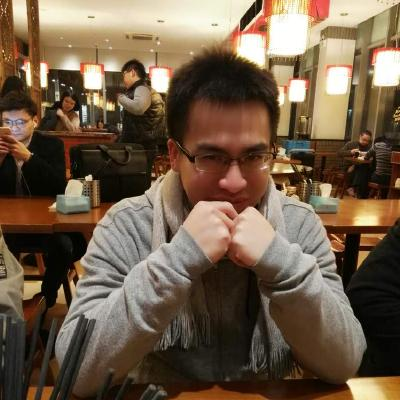
#> input picture 0000/linjie.jpg, 400 x 400 px
$ python 0000_back.py   (older library calls are emulated)
#> lines starting #> are read from the running program, lines starting #| are printed output that depends on the picture
from PIL import Image
from PIL import ImageDraw
from PIL import ImageFont
font = ImageFont.truetype("simsun.ttc",36)
text ="4"
pic = "linjie.jpg"
linjie = Image.open(pic)
#> linjie is the input picture: PIL image 400x400 RGB; mean R, G, B 112.1, 92.4, 72.3

a = Image.new("RGB",[1024,768],"white")
#> a: PIL image 1024x768 RGB; every value is 255
b = Image.new("RGB",[1024,768],"white")
p1 =(100,100)
p2 =(600,600)
p3 =(600,100)
p4 =(100,600)
g1 =(600,400)
# a.show()
dg = ImageDraw.Draw(a)
dg.line([p1,p4],fill=10)
dg.line([p1,p3],fill=60)
dg.line((p3,p2),"black")
dg.line((p4,p2), "red")
#画一个60度蓝色圆弧
dg.arc((p1,p2),0,90,fill="blue")
#画一个上半圆弧
dg.arc((p1,p2),180,360,fill="red")
#画一个右半椭圆，只需改区域大小为长方形
dg.arc((p1,g1),0,360,fill="green")
# 用法同arc，用于画圆（或者椭圆
dg.ellipse((p1,p2),outline=128)
# dg.ellipse((100,250,600,450),fill="pink")

# 画一个圆，并在园内画弦示例如下：
#画一条弦
dg.chord((p1,p2),0,90,outline="red")
dg.chord((p1,p2),90,180,fill="red")

#在上一行画出的园内画180度到210度的扇形区域轮廓
dg.pieslice((p1,p2),60,90,fill="blue")

# ，python会根据第一个参量中的xy坐标对，连接出整个图形
x1, x2, x3  = (200,200),(600,300),(300,600)
y1,y2,y3,y4 = (300,300),(500,300),(300,500),(500,500)
dg2 = ImageDraw.Draw(b)
dg2.polygon((x1, x2, x3),outline="red")
dg2.polygon((y1,y2,y3,y4),fill="red")

#画矩形
dg2.rectangle((250,300,450,400),fill="red")
dg2.rectangle((200,200,500,500),outline=128)
# a.show()
text = "4"
dg2.text((300,350),text,"blue")
print (dg2.textsize(text))
#| (6, 10)
b.show()
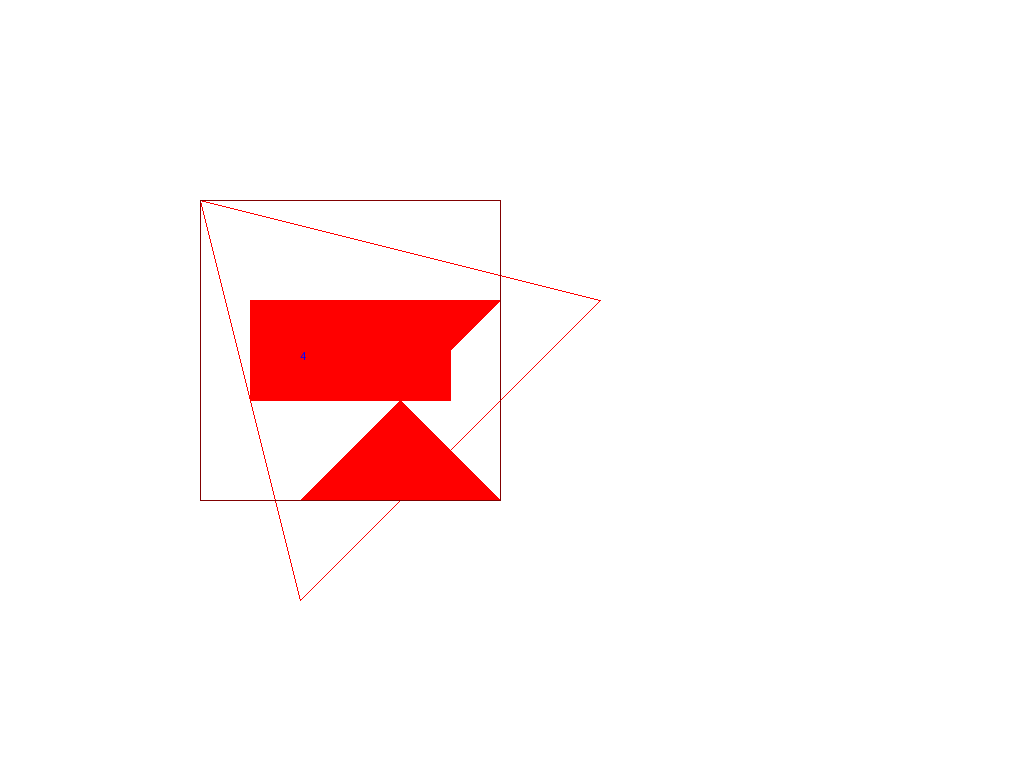
#> shown: PIL image 1024x768 RGB; mean R, G, B 254.8, 244, 244
